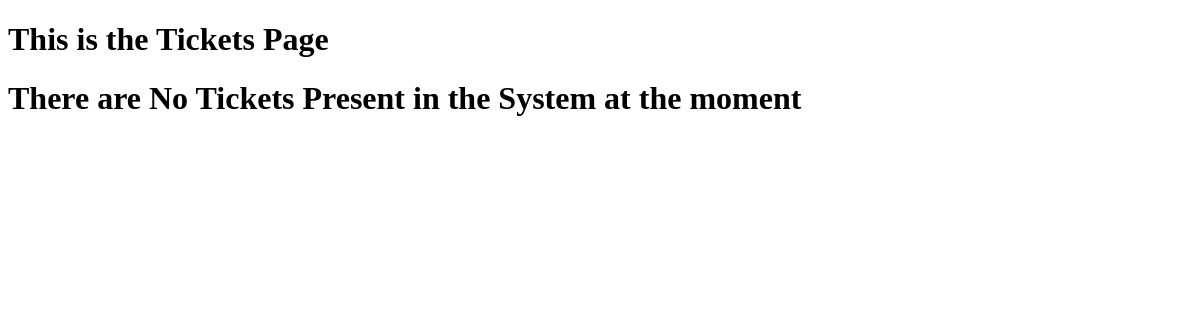
The page /Ticket_Analysis/list/ on the database as committed earlier.
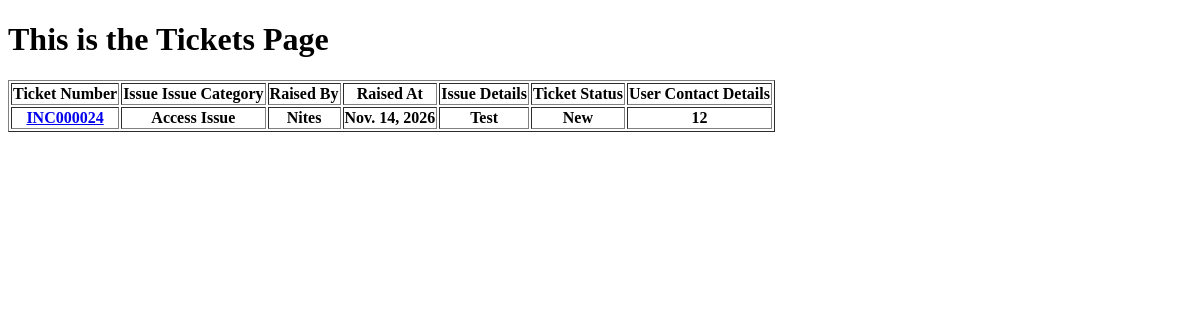
The same page on the database as committed later.
### Ticket_Creation/models.py (models this page shows, shortened)
class Ticket(models.Model):
    Issue_Type = [
        ("Access Issue", "Access Issue"),
        ("Item Request", "Item Request"),
        ("Hardware Issue", "Hardware Issue"),
        ("General Issue", "General Issue"),
    ]
    Status=[
        ("New","NEW"),
        ("Closed","CLOSED"),
        ("In Progress","IN_PROGRESS"),
        ("On Hold","ON_HOLD"),
        ("Resolved","RESOLVED")
    ]
    Ticket_Number = models.CharField(max_length=12,null=False,unique=True)
    Raised_By = models.CharField(max_length=30,null=False)
    Raised_At = models.DateField(auto_now=True) #
    Short_Description = models.TextField(max_length=30)
    Complete_Description = models.TextField(max_length=100)
    Ticket_Status = models.CharField(max_length=20,choices=Status,default="NEW")
    User_Contact = models.CharField(max_length=12)
    Issue_Category = models.CharField(max_length=20,choices=Issue_Type)
    Working_Notes = models.TextField()
    Resolution_Notes = models.TextField()

### Ticket_Analysis/views.py (the view)
# urls.py: path("list/",views.all_tickets,name="list"),
def all_tickets(request):
    tickets = Ticket.objects.filter(
        Ticket_Status__in=["New", "Closed", "In Progress", "On Hold"]
    )
    return render(
        request,
        "Ticket_Analysis/List_View.html",
        {"tickets": tickets},
    )

### templates/Ticket_Analysis/List_View.html (shortened to what this page needs)
<!DOCTYPE html>
<html lang="en">
<head>
</head>
<body>
    <h1>This is the Tickets Page</h1>
    {% if tickets %}
        <table border="solid">
            <thead>
                <tr>
                    <th>Ticket Number</th>
                    <th>Issue Issue Category</th>
                    <th>Raised By</th>
                    <th>Raised At</th>
                    <th>Issue Details</th>
                    <th>Ticket Status</th>
                    <th>User Contact Details</th>
                </tr>
            </thead>
            <tbody>
                {% for ticket in tickets %}
                <tr>
                    {% if ticket.Ticket_Number %}
                <th><a href="{% url 'detailed_view' ticket.Ticket_Number %}">{{ticket.Ticket_Number}}</a></th>
                {% else %}
                no ticket number
                {% endif %}
                <th>{{ticket.Issue_Category}}</th>
                <th>{{ticket.Raised_By}}</th>
                <th>{{ticket.Raised_At}}</th>
                <th>{{ticket.Short_Description}}</th>
                <th>{{ticket.Ticket_Status}}</th>
                <th>{{ticket.User_Contact}}</th>
                </tr>
                {% endfor %}
            </tbody>
        </table>
    {% else %}
        <h1>There are No Tickets Present in the System at the moment</h1>
    {%endif%}
</body>
</html>

Rows that differ between the two databases and show on the page:
now on this page (row edited): Ticket: Ticket_Number "INC000024", Issue_Category "Access Issue", Raised_By "Nites", Raised_At "Nov. 14, 2026", Short_Description "Test", Ticket_Status "New", User_Contact "12"
Other text that changed with them:
text no longer shown: "There are No Tickets Present in the System at the moment"
text now shown: "Ticket Number Issue Issue Category Raised By Raised At Issue Details Ticket Status User Contact Details"
